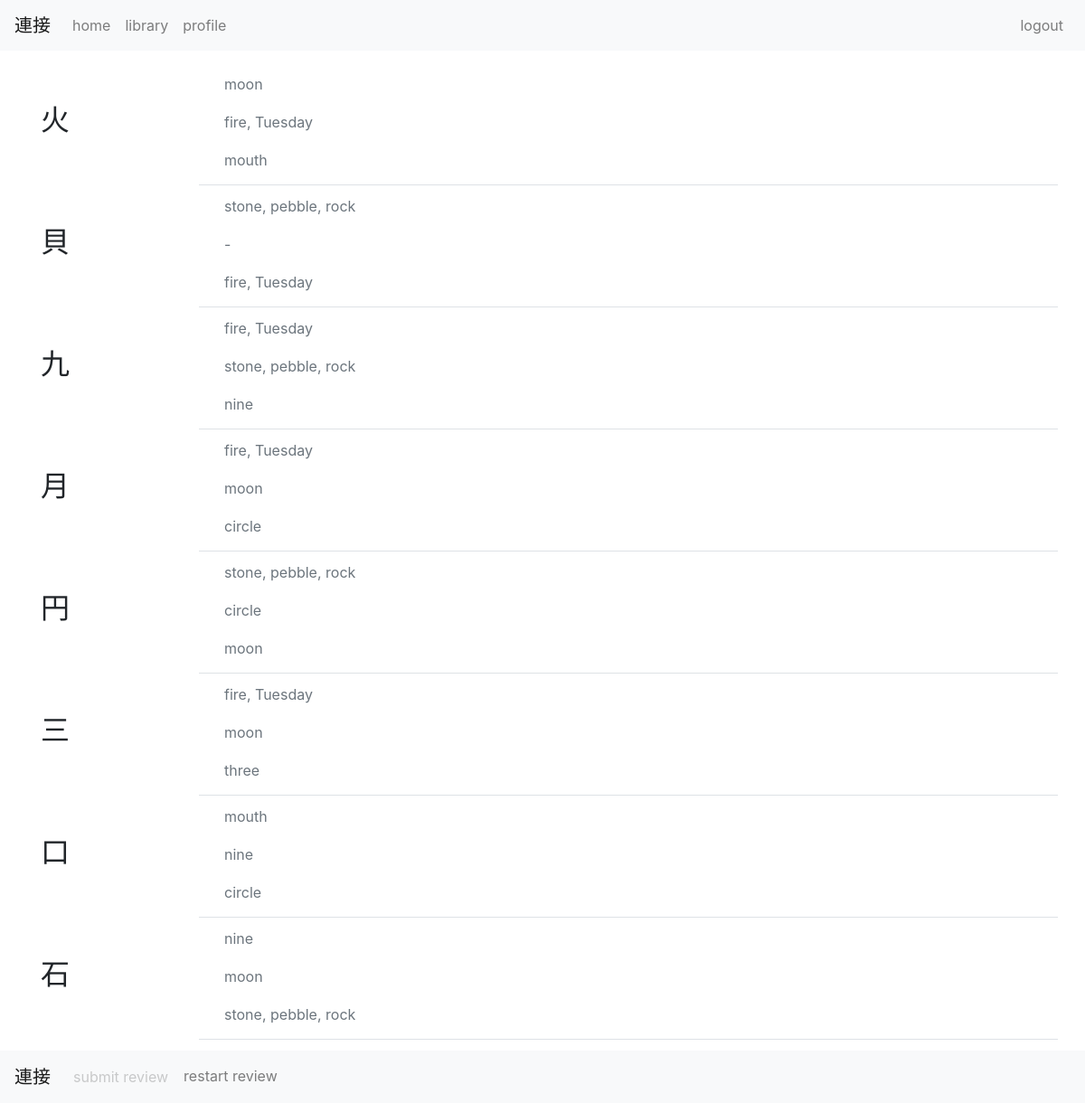
The page /review_process/85/ (signed in) on the database its author committed.
### base/models.py (models this page shows, shortened)
class KanjiReviewObject(models.Model):
    kanji       = models.ForeignKey(Kanji, related_name="review_objects", on_delete=models.CASCADE)
    review      = models.ForeignKey(KanjiReview, related_name="review_objects", on_delete=models.CASCADE)
    score       = models.IntegerField(default=0)
    is_complete = models.BooleanField(default=False)
    is_correct  = models.BooleanField(default=False)

class KanjiReviewObjectOption(models.Model):
    review_object     = models.ForeignKey(KanjiReviewObject, related_name="options", on_delete=models.CASCADE, null=True)
    possible_response = models.CharField(max_length=500)
    response_correct  = models.BooleanField(default=False)
    response_chosen   = models.BooleanField(default=False)

### toshokan/models.py (models this page shows)
class Kanji(models.Model):
    character   = models.CharField(max_length=10)
    strokes     = models.IntegerField(default=0)
    grade       = models.IntegerField(default=0)
    jlpt        = models.CharField(max_length=2, default="-")
    on_meaning  = models.CharField(max_length=1000, default="")
    kun_meaning = models.CharField(max_length=1000, default="")
    reading     = models.CharField(max_length=100, default="")
    def __str__(self):
        return self.character

### base/views.py (the view)
# urls.py: path('review_process/<int:review_id>/', views.review_process, name='review_process'),
@login_required
def review_process(request, review_id):
    review = get_object_or_404(KanjiReview, pk=review_id)
    userprofile = request.user.profile
    if not (review.user.id == userprofile.id):
        return HttpResponseNotFound()
    else:
        context = {"review": review}
        return render(request, 'base/review_view.html', context)

### base/templatetags/shuffle.py (called while the page is built)
@register.filter
def shuffle(arg):
	temp = list(arg)[:]
	random.shuffle(temp)
	return temp

### base/templates/base/review_view.html (shortened to what this page needs)
{% extends 'base/base.html' %}
{% block content %}
    <nav class="navbar fixed-bottom navbar-light navbar-expand-lg bg-light">
        <a class="navbar-brand" href="{% url 'base:index' %}">連接</a>
        <div class="collapse navbar-collapse" id="navbarNavBottom">
            <ul class="navbar-nav">
                <li class="nav-item">
                    <a id="submit_review" class="nav-link btn btn-link {% if review.is_complete %}{% else %}disabled{% endif %}" href="{% url 'base:review_overview' review.id %}">submit review</a>
                </li>
                <li class="nav-item">
                    <a class="nav-link" href="{% url 'base:review_restart' review.id %}">restart review</a>
                </li>
            </ul>
        </div>
    </nav>
    <div class="row align-items-center">
        {% for object in review.review_objects.all %}
            <div class="col-sm-2 py-2">
                <h2>
                    {{ object.kanji }}
                </h2>
            </div>
            {% load shuffle %}
            <div class="col-sm-10 pb-2 border-bottom">
            {% for option in object.options.all|shuffle %}
                <div class="pt-1">
                    {% if object.is_complete %}
                        {% if option.response_chosen %}
                            {% if option.response_correct %}
                                <button id="option_{{ review.id }}_{{ object.id }}_{{ option.id }}" class="btn btn-link text-success" disabled>
                                    {{ option.possible_response }}
                                </button>
                            {% else %}
                                <button id="option_{{ review.id }}_{{ object.id }}_{{ option.id }}" class="btn btn-link text-danger" disabled>
                                    {{ option.possible_response }}
                                </button>
                            {% endif %}
                        {% else %}
                            <button id="option_{{ review.id }}_{{ object.id }}_{{ option.id }}" class="btn btn-link text-secondary" disabled>
                                {{ option.possible_response }}
                            </button>
                        {% endif %}
                    {% else %}
                        <button id="option_{{ review.id }}_{{ object.id }}_{{ option.id }}" class="btn btn-link text-secondary">
                            {{ option.possible_response }}
                        </button>
                    {% endif %}
                </div>
            {% endfor %}
            </div>
        {% endfor %}
    </div>
{% endblock %}

### base/static/base/base.css (style rules this page uses)
body { padding-top: 70px; padding-bottom: 70px; }

### rows shown on the page
KanjiReviewObject: kanji "火"
KanjiReviewObjectOption: possible_response "moon"
KanjiReviewObjectOption: possible_response "fire, Tuesday"
KanjiReviewObjectOption: possible_response "mouth"
KanjiReviewObject: kanji "貝"
KanjiReviewObjectOption: possible_response "stone, pebble, rock"
KanjiReviewObjectOption: possible_response "-"
KanjiReviewObjectOption: possible_response "fire, Tuesday"
KanjiReviewObject: kanji "九"
KanjiReviewObjectOption: possible_response "fire, Tuesday"
KanjiReviewObjectOption: possible_response "stone, pebble, rock"
KanjiReviewObjectOption: possible_response "nine"
KanjiReviewObject: kanji "月"
KanjiReviewObjectOption: possible_response "fire, Tuesday"
KanjiReviewObjectOption: possible_response "moon"
KanjiReviewObjectOption: possible_response "circle"
KanjiReviewObject: kanji "円"
KanjiReviewObjectOption: possible_response "stone, pebble, rock"
KanjiReviewObjectOption: possible_response "circle"
KanjiReviewObjectOption: possible_response "moon"
KanjiReviewObject: kanji "三"
KanjiReviewObjectOption: possible_response "fire, Tuesday"
KanjiReviewObjectOption: possible_response "moon"
KanjiReviewObjectOption: possible_response "three"
KanjiReviewObject: kanji "口"
KanjiReviewObjectOption: possible_response "mouth"
KanjiReviewObjectOption: possible_response "nine"
KanjiReviewObjectOption: possible_response "circle"
KanjiReviewObject: kanji "石"
KanjiReviewObjectOption: possible_response "nine"
KanjiReviewObjectOption: possible_response "moon"
KanjiReviewObjectOption: possible_response "stone, pebble, rock"
